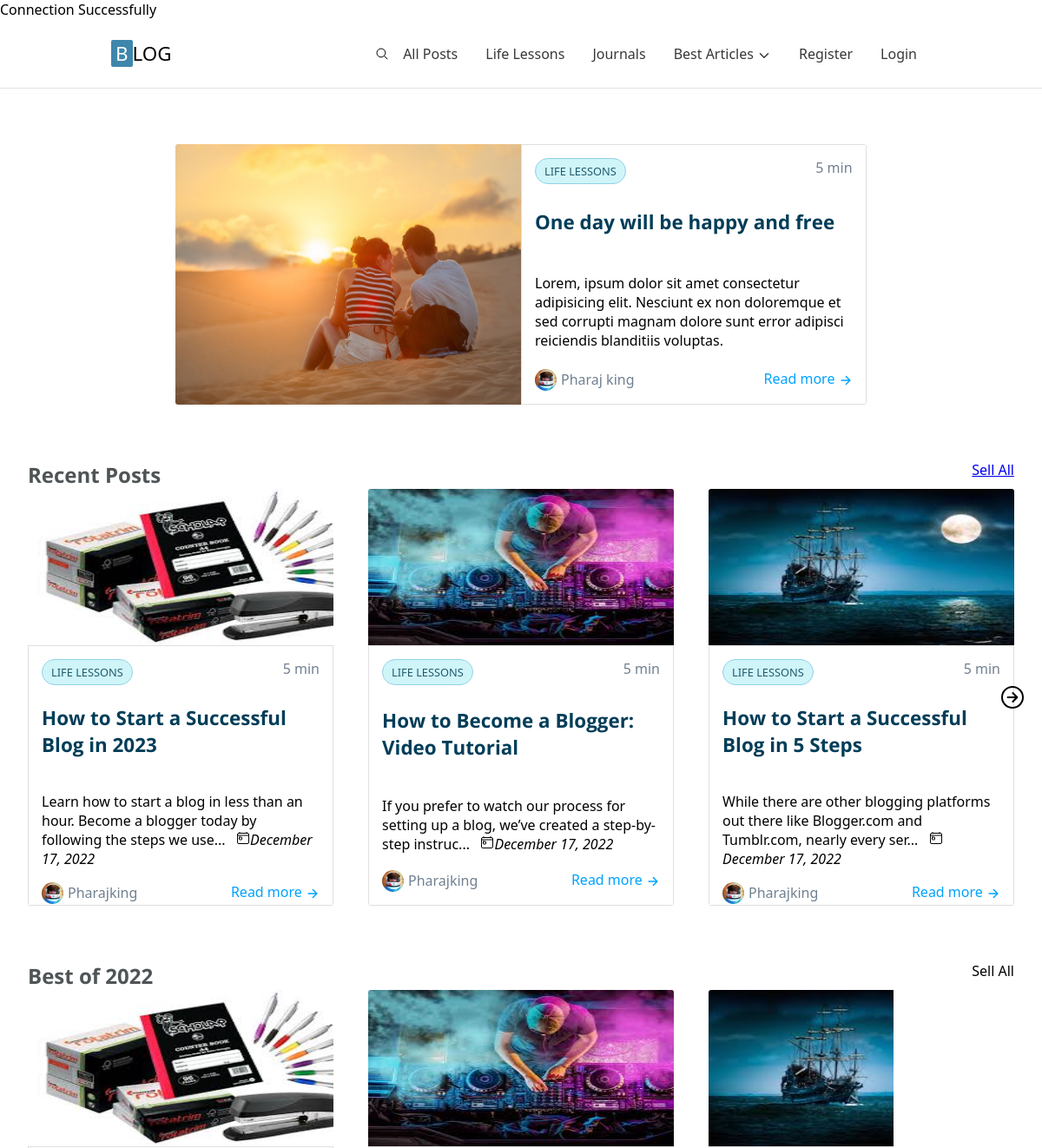
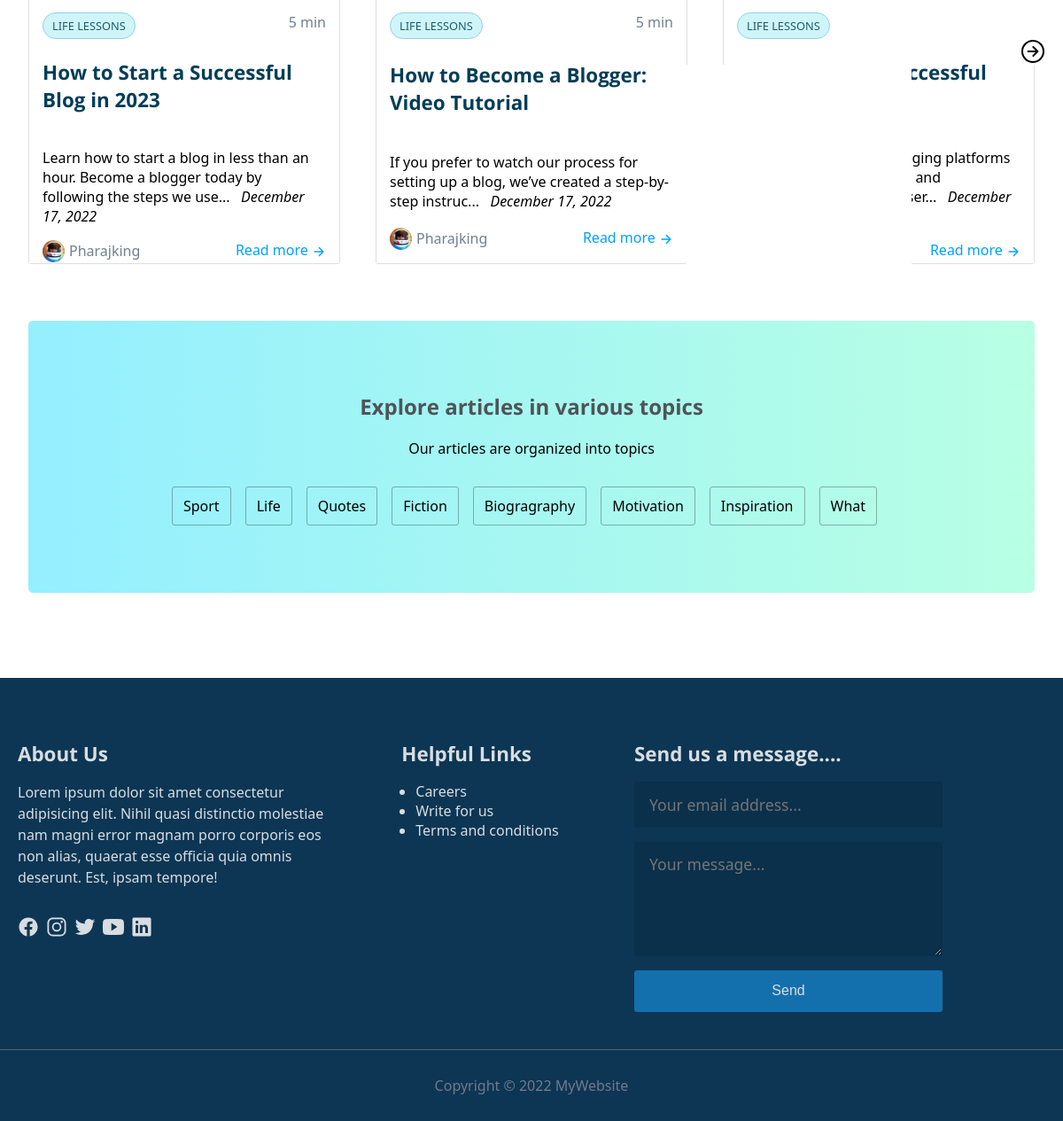
The page / on the database its author committed (2 pictures, top to bottom).
### tables this page shows
CREATE TABLE `posts` (
  `id` int(11) NOT NULL,
  `user_id` int(11) NOT NULL,
  `topic_id` int(11) DEFAULT NULL,
  `title` varchar(255) NOT NULL,
  `image` varchar(255) NOT NULL,
  `body` text NOT NULL,
  `published` tinyint(4) NOT NULL,
  `created_at` datetime NOT NULL DEFAULT current_timestamp()
);

CREATE TABLE `users` (
  `id` int(11) NOT NULL,
  `admin` tinyint(4) NOT NULL,
  `username` varchar(255) NOT NULL,
  `email` varchar(255) NOT NULL,
  `password` varchar(255) NOT NULL,
  `created_at` timestamp NOT NULL DEFAULT current_timestamp()
);

CREATE TABLE `topics` (
  `id` int(11) NOT NULL,
  `name` varchar(100) NOT NULL,
  `description` text NOT NULL
);

### app/database/db.php (called while the page is built, shortened)
<?php
require("connect.php");
function executeQuery($sql, $data) {
    global $conn;
    $stmt = $conn->prepare($sql);
    $values = array_values($data);
    $types = str_repeat('s', count($values));
    $stmt->bind_param($types, ...$values);
    if ($stmt->execute()) {
        return $stmt;
    } else {
        echo "Error: " . $conn->connect_error;
    }
}
function selectAll($table, $conditions = []){
    global $conn;
    $sql ="SELECT * FROM $table";
    if(empty($conditions))
    {
        $stmt = $conn->prepare($sql);
        $stmt->execute();
        $records = $stmt->get_result()->fetch_all(MYSQLI_ASSOC);
        return $records;
    }
}
function getPublishedPosts()
{
    $sql = "SELECT p.*, u.username FROM posts AS p JOIN users AS u ON p.user_id=u.id WHERE p.published=?";
    $stmt = executeQuery($sql, ['published' => 1]);
    $records = $stmt->get_result()->fetch_all(MYSQLI_ASSOC);
   return $records;
}

### app/controllers/topics.php (called while the page is built, shortened)
<?php
include(ROOT_PATH . "/app/database/db.php");
$table = 'topics';
$topics = selectAll($table);

### index.php (the view, shortened to what this page needs)
<?php
include(ROOT_PATH . "/app/controllers/topics.php");
$posts = array();
$postsTitle = 'Recent Posts';
if (isset($_GET['t_id'])) {
    $posts = getPostsByTopicId($_GET['t_id']);
    $postsTitle = "You searched for posts under '" . $_GET['name'] . " '";
}
 else if(isset($_POST['search-term'])) {
    $postsTitle = "You searched for '" . $_POST['search-term'] . " '";
    $posts = searchPosts(($_POST['search-term']));
} else {
    $posts = getPublishedPosts();
}
?>
<!DOCTYPE html>
<html lang="en">
<head>
    <link rel="stylesheet" href="https://cdnjs.cloudflare.com/ajax/libs/slick-carousel/1.8.1/slick.min.css" />
   <link rel="stylesheet" href="assets/css/admin_style.css">
   <link rel="stylesheet" href="assets/css/public.css">
</head>
<body>
    <?php include(ROOT_PATH ."/app/includes/header.php"); ?>
    <div class="default-page-container">
        <article class="post-card flat-card featured-post">
            <div class="image-wrapper bg-image" style="background-image: url(assets/images/featured_images/love-3392348_1920.jpg);"></div>
            <div class="post-info">
                <div class="topic-wrapper">
                    <a href="#" class=" td-none topic-tag">Life Lessons</a>
                    <span class="gray-1">5 min</span>
                </div>
                <div>
                    <h3 class="post-title">
                    <a href="#" class="td-none">
                        One day will be happy and free
                    </a>
                   </h3>
                </div>
                <div class="post-review">
                    <p>Lorem, ipsum dolor sit amet consectetur adipisicing elit. Nesciunt ex non doloremque et sed corrupti magnam dolore sunt error adipisci reiciendis blanditiis voluptas.</p>
                </div>
                <div class="author-info">
                    <div class="author">
                        <img src="assets/images/avatar/ts-avatar.jpg" alt="" class="avatar">
                        <a href="#" class="gray-1 link">Pharaj king</a>
                    </div>
                    <a href="#" class="link">
                        Read more
                        <ion-icon name="arrow-forward-outline" class="readmore-icon"></ion-icon>
                    </a>
                </div>
            </div>
        </article>
        <section class="page-section carousel-container">
            <div class="carousel-header">
                <h2><?php echo $postsTitle; ?></h2>
                <a href="#">Sell All</a>
            </div>
            <button class="slider-arrow  next-arrow">
                <ion-icon class="icon" name="arrow-forward-circle-outline"></ion-icon>
            </button>
            <div class="post-slider">
                <?php foreach ($posts as $post): ?>
                <article class="post-card">
                <img src="<?php echo BASE_URL . '/assets/images/' . $post['image']; ?>" alt="" class="image-wrapper bg-image" style="width: 400px;">
                    <div class="post-info">
                        <div class="topic-wrapper">
                            <a href="#" class=" td-none topic-tag">Life Lessons</a>
                            <span class="gray-1">5 min</span>
                        </div>
                        <div>
                            <h3 class="post-title">
                            <a href="single_post.php?id=<?php echo $post['id']; ?>" class="td-none">
                               <?php echo $post['title']; ?>
                            </a>
                           </h3>
                        </div>
                        <div class="post-review">
                            <p>
                            <?php echo substr($post['body'], 0, 100) . '...' ?>
                            &nbsp; <i><ion-icon name="today-outline"></ion-icon><?php echo date('F j, Y', strtotime($post['created_at'])); ?></i></p>
                        </div>
                        <div class="author-info">
                            <div class="author">
                                <img src="assets/images/avatar/ts-avatar.jpg" alt="" class="avatar">
                                <a href="#" class="gray-1 link"><?php echo $post['username']; ?></a>
                            </div>
                            <a href="single_post.php?id=<?php echo $post['id']; ?>" class="link">
                                Read more
                                <ion-icon name="arrow-forward-outline" class="readmore-icon"></ion-icon>
                            </a>
                        </div>
                    </div>
                </article>
                <?php endforeach; ?>
            </div>
        </section>
        <section class="page-section carousel-container">
            <div class="carousel-header">
                <h2>Best of 2022</h2>
                <a href="#" class="td-none">Sell All</a>
            </div>
            <button class="slider-arrow  next-arrow">
                <ion-icon class="icon" name="arrow-forward-circle-outline"></ion-icon>
            </button>
            <div class="post-slider">
                <?php foreach ($posts as $post): ?>
                <article class="post-card">
                <img src="<?php echo BASE_URL . '/assets/images/' . $post['image']; ?>" alt="" class="image-wrapper bg-image" style="width: 400px;">
                    <div class="post-info">
                        <div class="topic-wrapper">
                            <a href="#" class=" td-none topic-tag">Life Lessons</a>
                            <span class="gray-1">5 min</span>
                        </div>
                        <div>
                            <h3 class="post-title">
                            <a href="#" class="td-none">
                               <?php echo $post['title']; ?>
                            </a>
                           </h3>
                        </div>
                        <div class="post-review">
                            <p>
                             <?php echo substr($post['body'], 0, 100) . '...' ?>
                            &nbsp; <i><?php echo date('F j, Y', strtotime($post['created_at'])); ?></i></p>
                        </div>
                        <div class="author-info">
                            <div class="author">
                                <img src="assets/images/avatar/ts-avatar.jpg" alt="" class="avatar">
                                <a href="#" class="gray-1 link"><?php echo $post['username']; ?></a>
                            </div>
                            <a href="#" class="link">
                                Read more
                                <ion-icon name="arrow-forward-outline" class="readmore-icon"></ion-icon>
                            </a>
                        </div>
                    </div>
                </article>
                <?php endforeach; ?>
            </div>
        </section>
        <section class="page-section topics-container center">
            <h2>Explore articles in various topics</h2>
            <p>Our articles are organized into topics</p>
            <div class="topics-pills">
            <?php foreach ($topics as $topic): ?>
             <a href="<?php echo BASE_URL . '/index.php?t_id=' . $topic['id'] . '&name=' . $topic['name']?>"><?php echo $topic['name'] ?></a>
             <?php endforeach; ?>
            </div>
        </section>
    </div>
    <?php include(ROOT_PATH ."/app/includes/footer.php"); ?>
</body>
</html>

### app/includes/header.php (shortened to what this page needs)
<header>
        <a href="#" class="logo-wrapper td-none">
            <div><span>B</span>LOG</div>
        </a>
        <nav>
            <div class="search-item">
                <span class="search-icon" role="button">
                    <ion-icon name="search-outline"></ion-icon>
                </span>
            </div>
            <ul class="navmenu">
                <li class="navitem"><a href="index.php">All Posts</a></li>
                <li class="navitem"><a href="topic_posts.php">Life Lessons</a></li>
                <li class="navitem"><a href="single_post.php">Journals</a></li>
                <li class="navitem">
                    <a href="#">Best Articles <ion-icon name="chevron-down-outline" class="navicon"></ion-icon></a>
                </li>
                <?php if (isset($_SESSION['id'])): ?>
                <li class="navitem">
                    <a href="#">
                        <ion-icon name="person-circle-outline" class="navicon"></ion-icon>
                        <?php echo $_SESSION['username'] ?>
                        <ion-icon name="chevron-down-outline" class="navicon"></ion-icon></a>
                    <ul class="dropdown">
                        <?php if($_SESSION['admin']): ?>
                        <li><a href="<?php echo BASE_URL . '/admin/dashboard.php' ?>">Dashboard</a></li>
                        <?php endif; ?>
                        <li><a href="<?php echo BASE_URL . '/logout.php' ?>">Logout</a></li>
                    </ul>
                </li>
                <?php else: ?>
                <li class="navitem"><a href="<?php echo BASE_URL . '/register.php' ?>">Register</a></li>
                <li class="navitem"><a href="<?php echo BASE_URL . '/Login.php' ?>">Login</a></li>
                <?php endif; ?>
            </ul>
        </nav>
    </header>

### app/includes/footer.php
<footer class="page-footer">
        <div class="footer-content">
        <div class="content-section company-info">
            <h3 class="section-title">About Us</h3>
        <div class="company-bio">
            Lorem ipsum dolor sit amet consectetur adipisicing elit. Nihil quasi distinctio molestiae nam magni error magnam porro corporis eos non alias, quaerat esse officia quia omnis deserunt. Est, ipsam tempore!
        </div>
        <div class="social-links">
            <a href="#" ><ion-icon class="social-icon" name="logo-facebook"></ion-icon></a>
            <a href="#" ><ion-icon class="social-icon" name="logo-instagram"></ion-icon></a>
            <a href="#" ><ion-icon class="social-icon" name="logo-twitter"></ion-icon></a>
            <a href="#" ><ion-icon class="social-icon" name="logo-youtube"></ion-icon></a>
            <a href="#" ><ion-icon class="social-icon" name="logo-linkedin"></ion-icon></a>
        </div>
        </div>
        <div class="content-section helpful-links">
           <div>
            <h3 class="section-title">Helpful Links</h3>
            <ul>
                <li><a class="link" href="#">Careers</a></li>
                <li><a class="link" href="#">Write for us</a></li>
                <li><a class="link" href="#">Terms and conditions</a></li>
            </ul>
           </div>
        </div>
        <div class="content-section contact-wrapper">
            <h3 class="section-title">Send us a message....</h3>
            <form action="#" method="post" class="contact-form">
                <div class="input-group">
                    <input type="email" name="email" id="email" placeholder="Your email address..." class="input-control contact">
                </div>
                <div class="input-group">
                    <textarea name="message" id="message" cols="30" rows="4" class="input-control contact" placeholder="Your message..."></textarea>
                </div>
                <div class="input-group">
                    <button type="submit" name="send-message" class="btn long-btn primary-btn btn-change">Send</button>
                </div>
            </form>
        </div>
       </div>
        <div class="copyright-info">
            <p class="center">Copyright &copy; 2022 MyWebsite</p>
        </div>
    </footer>

### assets/css/admin_style.css (style rules this page uses)
* { box-sizing: border-box; }
html, body { padding: 0; margin: 0; width: 100%; height: 100%; background-color: #f6fafe; font-family: system-ui, -apple-system, BlinkMacSystemFont, 'Segoe UI', Roboto, Oxygen, Ubuntu, Cantarell, 'Open Sans', 'Helvetica Neue', sans-serif; --webkit--font-smoothing: antialiased; }
.td-none { text-decoration: none; color: inherit; }
.center { text-align: center; }
.input-group { margin-bottom: 16px; }
.input-control { display: block; width: 100%; font-size: 1.1rem; color: #55595c; background-color: #fff; border: 1px solid #00000026; line-height: 1.6rem; padding: 0.75rem 1rem; border-radius: 3px; height: 52px; font-family: inherit; }
textarea.input-control { height: unset !important; }
.bg-image { background-size: cover; background-repeat: no-repeat; background-position: center; }
.btn { background-color: #b1b1b1; border: 1px solid transparent; padding: 0.65rem 1.5rem; text-align: center; text-decoration: none !important; display: inline-block; font-size: 1rem; border-radius: 3px; white-space: nowrap; color: white; }
.long-btn { width: 100%; padding: 0.85rem 1.5rem; }
.primary-btn { background-color: #1470ad; color: white; }
.link { color: #00a2ff; text-decoration: none; }
header { width: 100%; height: 80px; background-color: #fff; border-bottom: 1px solid #dfe2e4; padding: 0 8rem; display: flex; justify-content: space-between; align-items: center; }
header nav { height: inherit; display: flex; align-items: center; }
header ul { padding: 0; margin: 0; list-style-type: none; }
header .navmenu { display: flex; }
header .navmenu .navitem a { display: block; text-decoration: none; padding: 28px 16px; color: #383838; }
header .navmenu .navitem { position: relative; }
header .navmenu .navitem .navicon { transform: translateY(4px); font-size: 16px; }
header .logo-wrapper { position: absolute; }
.logo-wrapper { font-size: 1.4rem; }
.logo-wrapper span { background-color: #3e86ac; padding: 0 5px; line-height: 2px; border-radius: 2px; color: white; }

### rows shown on the page
posts: image (picture), title "How to Start a Successful Blog in 2023", body "Learn how to start a blog in less than an hour. Become a blogger today by following the steps we use", created_at "December 17, 2022", user.username "Pharajking"
posts: image (picture), title "How to Become a Blogger: Video Tutorial", body "If you prefer to watch our process for setting up a blog, we’ve created a step-by-step instruc", created_at "December 17, 2022", user.username "Pharajking"
posts: image (picture), title "How to Start a Successful Blog in 5 Steps", body "While there are other blogging platforms out there like Blogger.com and Tumblr.com, nearly every ser", created_at "December 17, 2022", user.username "Pharajking"
topics: name "Sport"
topics: name "Life"
topics: name "Quotes"
topics: name "Fiction"
topics: name "Biogragraphy"
topics: name "Motivation"
topics: name "Inspiration"
topics: name "What"

### other values the page prints
$postsTitle "Recent Posts"
